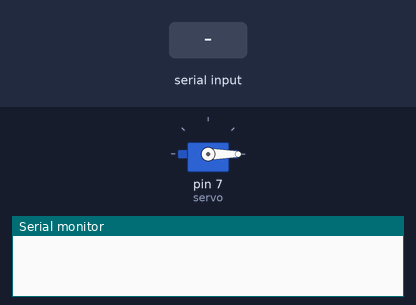
This sketch was run on a simulated Arduino Uno, built with avr-gcc and run on an emulated ATmega328P. Shown: servo, the last lines printed to the serial monitor. Inputs (shaded band) come from the test bench.

Above: at 1.2 s.
1.3 s: "90,45\n" received over Serial
At 2.5 s:
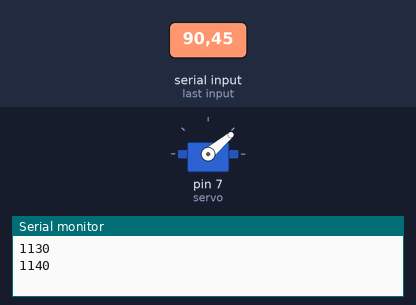
2.8 s: "30,150\n" received over Serial
At 3.8 s:
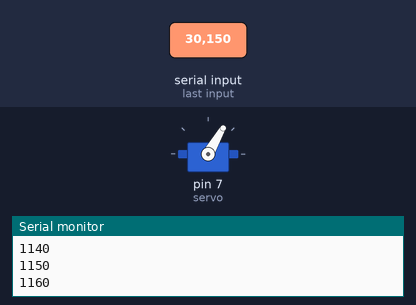
4.3 s: "90,45\n" received over Serial
At 5.0 s:
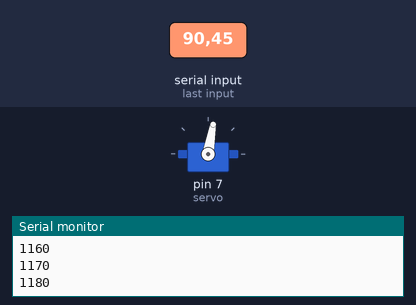
5.8 s: "30,150\n" received over Serial
At 6.1 s:
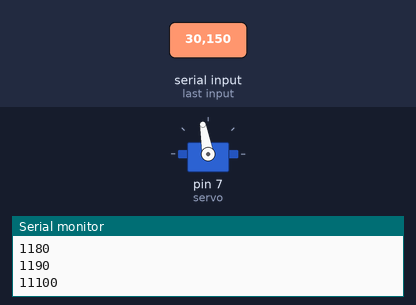
Timing chart, 0 to 8.3 s (numbered marks = the images above; inputs shaded):
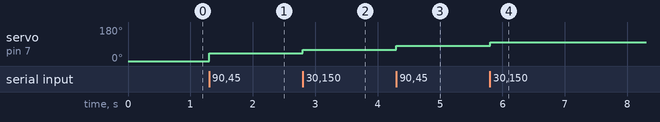

The sketch:

servo_oneStepAtATime.ino
```cpp
#include<Servo.h>
Servo servo;        // number of steps the motor has taken
int Ready=0;          //this signal means that the laptop is ready to receive the stepper value
int stepCount=20;
void setup() {
  servo.attach(7);
  // initialize the serial port:6015055
  Serial.begin(250000);
  servo.write(0);
}

void loop() {
  // step one step:
  while(Ready==0){
    Ready=Serial.parseInt();
  }
Serial.print("1");
  stepCount+=10;
  servo.write(stepCount);
  delayMicroseconds(30);
  Serial.print("1");//for the temp variable
  Serial.println(stepCount);
  Ready=0;
}
```

Measured:
- after the input at 1.3 s, servo on pin 7 (servo): 0° → 40° at once
- after the input at 2.8 s, servo on pin 7 (servo): 40° → 60° at once
- after the input at 4.3 s, servo on pin 7 (servo): 60° → 80° at once
- after the input at 5.8 s, servo on pin 7 (servo): 80° → 100° at once
